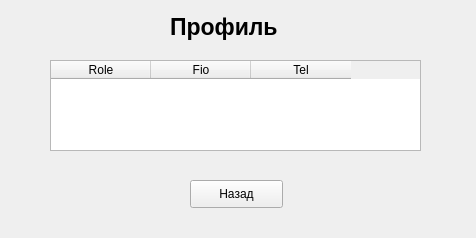
<?xml version="1.0" encoding="UTF-8"?>
<ui version="4.0">
 <class>Form</class>
 <widget class="QWidget" name="Form">
  <property name="geometry">
   <rect>
    <x>0</x>
    <y>0</y>
    <width>476</width>
    <height>238</height>
   </rect>
  </property>
  <property name="windowTitle">
   <string>Form</string>
  </property>
  <widget class="QLabel" name="label">
   <property name="geometry">
    <rect>
     <x>170</x>
     <y>10</y>
     <width>135</width>
     <height>34</height>
    </rect>
   </property>
   <property name="font">
    <font>
     <family>MS Sans Serif</family>
     <pointsize>17</pointsize>
     <weight>75</weight>
     <bold>true</bold>
    </font>
   </property>
   <property name="text">
    <string>Профиль</string>
   </property>
   <property name="textFormat">
    <enum>Qt::AutoText</enum>
   </property>
  </widget>
  <widget class="QTableWidget" name="tableWidget">
   <property name="geometry">
    <rect>
     <x>50</x>
     <y>60</y>
     <width>371</width>
     <height>91</height>
    </rect>
   </property>
   <column>
    <property name="text">
     <string>Role</string>
    </property>
   </column>
   <column>
    <property name="text">
     <string>Fio</string>
    </property>
   </column>
   <column>
    <property name="text">
     <string>Tel</string>
    </property>
   </column>
  </widget>
  <widget class="QPushButton" name="pushButton">
   <property name="geometry">
    <rect>
     <x>190</x>
     <y>180</y>
     <width>93</width>
     <height>28</height>
    </rect>
   </property>
   <property name="text">
    <string>Назад</string>
   </property>
  </widget>
 </widget>
 <resources/>
 <connections/>
</ui>
